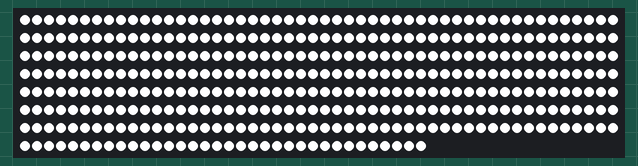
Bench run of a sketch on a simulated Teensy 4. Parts: 384 RGB LEDs in strip order, left to right, continuing on the next row.

Above: at 0.3 s.

Measured:
- what the display in image 0 shows lasts 1.0 s, from 0.2 s to 1.2 s

The sketch:

table.ino
```cpp
#include <OctoWS2811.h>

#define RED    0xFF0000
#define GREEN  0x00FF00
#define BLUE   0x0000FF
#define YELLOW 0xFFFF00
#define PINK   0xFF1088
#define ORANGE 0xE05800
#define WHITE  0xFFFFFF
#define BLACK  0x000000

#define TABLE_NB_LED 240

const int ledPin = 13;

const int ledsPerStrip = 48;
DMAMEM int displayMemory[ledsPerStrip*6];
int drawingMemory[ledsPerStrip*6];

const int config = WS2811_RGB | WS2811_800kHz;
OctoWS2811 leds(ledsPerStrip, displayMemory, drawingMemory, config);

void setup() {
  leds.begin();
  delay(200);
  setColor(WHITE);
  leds.show();
  delay(1000);
  setColor(BLACK);
  Serial.begin(115200);
  Serial.setTimeout(50);
}

void loop()
{
  int startChar = Serial.read();

  if (startChar == '*')
  {
      int count = Serial.readBytes((char *)drawingMemory, sizeof(drawingMemory));
      leds.show();
  }
  else if (startChar == '#')
  {
      int color = 0;
      int count = Serial.readBytes((char *)&color, sizeof(int));
      setColor(color);
  }
}

void setColor(int color)
{
    for (int i=0; i < leds.numPixels(); i++)
    {
        leds.setPixel(i, color);
    }
    leds.show();
}
```
